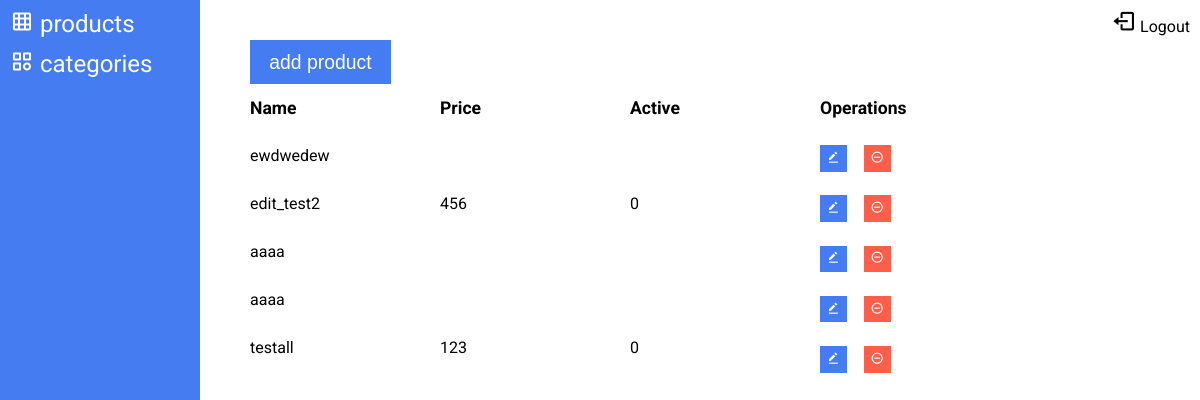
Screenshot of /php/product_list.php (signed in) with the database file from the repository.
### tables this page shows
CREATE TABLE `product` (
  `product_id` int(10) UNSIGNED NOT NULL,
  `name` varchar(255) NOT NULL,
  `description` text,
  `category_id` int(11) DEFAULT NULL,
  `price` int(11) DEFAULT NULL,
  `color` varchar(255) DEFAULT NULL,
  `weight` decimal(10,0) DEFAULT NULL,
  `active` tinyint(1) DEFAULT NULL
);

### php/product_list.php (the view, shortened to what this page needs)
<?php
include("db_connect.php");
$sql = "SELECT * FROM product";
$result = mysqli_query($conn, $sql);
?>
<!DOCTYPE html>
<html lang="en">
<head>
  <link rel="stylesheet" href="../assets/css/product_list.css">
  <link rel="stylesheet" href="../assets/css/style.css">
  <link href='https://unpkg.com/boxicons@2.1.2/css/boxicons.min.css' rel='stylesheet'>
</head>
<body>
  <div id="container">
    <header>
      <a href="logout.php">
        <i class='bx bx-log-out bx-sm'></i>
        Logout
      </a>
    </header>
    <?php include 'nav.php'; ?>
    <div class="inner-container">
      <button class="product-add">
        <a class="product-add" href="add_product.php">add product</a>
      </button>
      <div class="table">
        <div class="column">
          <div class="column-title">Name</div>
          <?php
          if ($result) {
            while ($row = mysqli_fetch_assoc($result)) {
              echo $row['name'] . '<br>';
            }
          }
          ?>
        </div>
        <div class="column">
          <div class="column-title">Price</div>
          <?php
          $result = mysqli_query($conn, $sql);
          if ($result) {
            while ($row = mysqli_fetch_assoc($result)) {
              echo $row['price'] . '<br>';
            }
          }
          ?>
        </div>
        <div class="column">
          <div class="column-title">Active</div>
          <?php
          $result = mysqli_query($conn, $sql);
          if ($result) {
            while ($row = mysqli_fetch_assoc($result)) {
              echo $row['active'] . '<br>';
            }
          }
          ?>
        </div>
        <div class="column">
          <div class="column-title">Operations</div>
          <?php
          $result = mysqli_query($conn, $sql);
          if ($result) {
            while ($row = mysqli_fetch_assoc($result)) {
              $id = $row['product_id'];
              echo
              '<button class="button-edit">
                <a href="product_edit.php?updateid=' . $id . '"><i class="bx bxs-edit-alt"></i></a>
                </button>
                <button class="button-delete">
                <a href="product_delete.php?deleteid=' . $id . '" name="deleteid"><i class="bx bx-minus-circle" ></i></a>
                </button> <br>';
            }
          }
          ?>
        </div>
      </div>
    </div>
  </div>
</body>
</html>

### assets/css/product_list.css (style rules this page uses)
.inner-container { padding-left: 50px; }
.table { display: grid; grid-template-columns: 1fr 1fr 1fr 1fr; width: 80%; }
.column-title { font-weight: bold; font-size: 1.1em; }
.column { line-height: 3em; }
.button-edit { background-color: #467CF1; margin: 1em 1em 0.5em 0; height: 2em; border: none; width: 2em; }
.button-delete { background-color: #FF5E4B; height: 2em; border: none; width: 2em; }
.bxs-edit-alt { color: white; }
.bx-minus-circle { color: white; }
.product-add { background-color: #467CF1; text-decoration: none; color: white; border: none; height: 2.5em; width: 8em; font-size: 1.1em; }

### assets/css/style.css (style rules this page uses)
body, html { margin: 0; padding: 0; height: 100%; font-family: 'Roboto', sans-serif; }
#container { height: 100%; display: grid; grid-template-columns: 1fr 5fr; grid-template-rows: 5% 95%; }
header { grid-column: 2; display: grid; text-align: right; padding: 1% 1% 0 0; }
header a { text-decoration: none; color: black; }

### rows the page displays
product: name "ewdwedew"
product: name "edit_test2", price "456", active "0"
product: name "aaaa"
product: name "aaaa"
product: name "testall", price "123", active "0"
